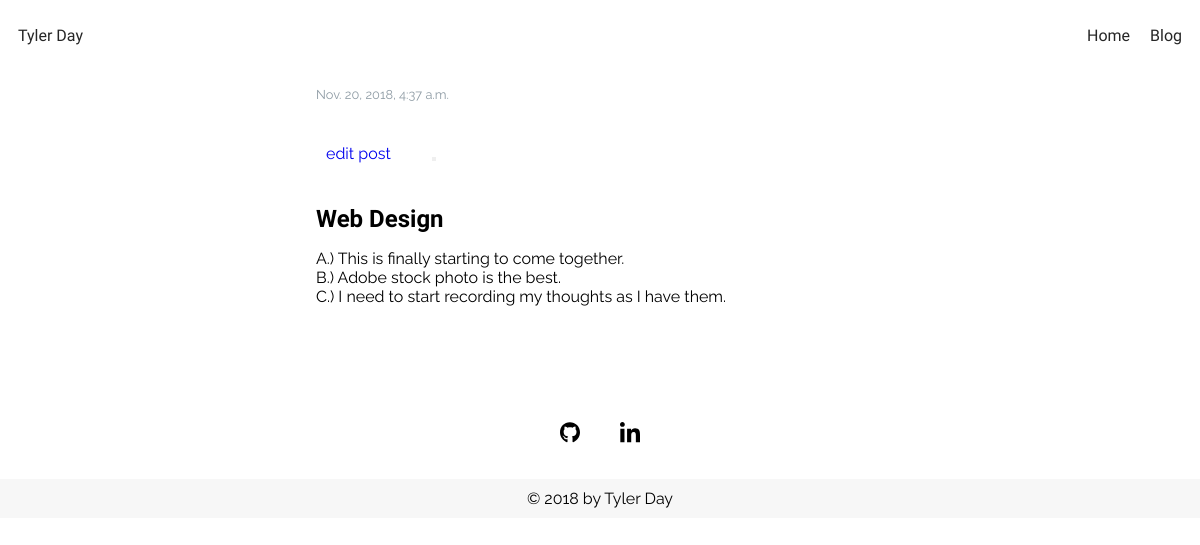
Screenshot of /post/11/ with the database file from the repository.
### blog/models.py (models this page shows, shortened)
class Post(models.Model):
    author = models.ForeignKey(settings.AUTH_USER_MODEL, on_delete=models.CASCADE)
    title = models.CharField(max_length=200)
    text = models.TextField()
    created_date = models.DateTimeField(default=timezone.now)
    published_date = models.DateTimeField(blank=True, null=True)
    photo  = models.ForeignKey(Image, on_delete=models.CASCADE, blank=True, null=True)

### blog/views.py (the view)
# urls.py: path('post/<int:pk>/', views.post_detail, name='post_detail'),
def post_detail(request, pk):
    post = get_object_or_404(Post, pk=pk)
    return render(request, 'blog/post_detail.html', {'post':post})

### blog/models.py (called while the page is built)
    def __str__(self):
        return self.name

### blog/templates/blog/post_detail.html (shortened to what this page needs)
{% extends 'blog/base.html' %}
{% block content %}
    <div class="post-detail">
        <div class="post-contents">
        {% if post.published_date %}
            <div class="date">
                {{ post.published_date }}
            </div>
        {% endif %}
        <a href="{% url 'post_edit' pk=post.pk %}" class="btn">edit post</a>
        <button type="button"></button>
        <h2>{{ post.title }}</h2>
        <p>{{ post.text|linebreaksbr }}</p>
        </div>
    </div>
    {% endblock %}

### blog/static/css/blog.css (style rules this page uses)
* { margin: 0; padding:0; }
p { font-family: 'Raleway', serif; }
a, a:visited { text-decoration: none; font-family: 'Raleway', serif; }
h1, h2, h3, h4 { font-family: 'Work Sans', sans-serif; font-weight: 700; }
.post-detail { margin-bottom: 70px; display: flex; flex-direction: column; justify-content: center; align-items: center; flex-wrap: wrap; }
.post-contents { min-width: 320px; width: 50%; color: black; flex-grow: 1; }
.post-contents > * { margin: 1rem .7rem 1rem 1rem; }
.date { color: hsla(205, 11%, 60%,1); font-family: "Raleway",serif; font-size: .8em; }
.btn { display: inline-block; background-color: transparent; padding: 10px; text-decoration: none; border:none; cursor: pointer; }

### rows the page displays
Post: published_date "Nov. 20, 2018, 4:37 a.m.", title "Web Design", text "A.) This is finally starting to come together. B.) Adobe stock photo is the best. C.) I need to start recording my thoughts as I have them."
